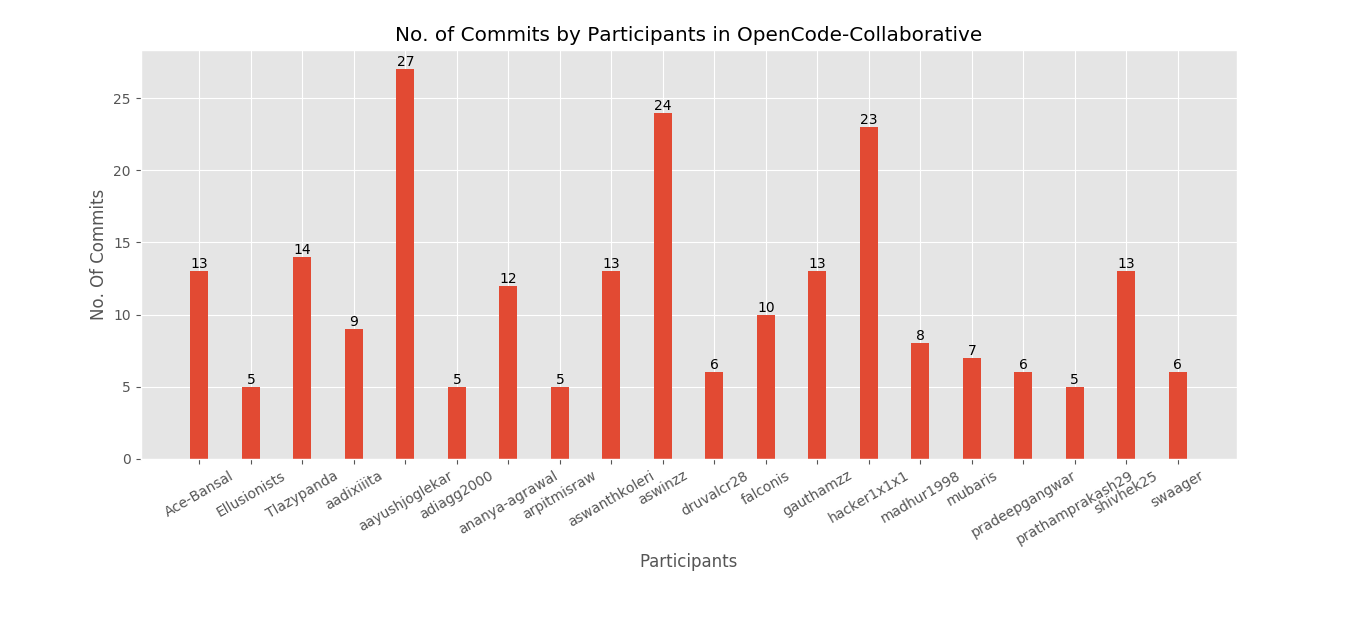

This chart was generated by the following Python code:
import requests, json
import matplotlib.pyplot as plt

token = 'c165507103883200aea2b06f1adba2adb84f27a1'

doc = requests.get('https://api.github.com/repos/opencode18/OpenCode-Collaborative/stats/contributors?access_token=' + token)
docDict = json.loads(doc.content)

name = []
commits = []
deletions = []
additions = []

for i in range(100):
    name.append(docDict[i]['author']['login'])
    commits.append(docDict[i]['total'])
    add = 0
    deletion = 0
    for j in range(5):
        x = docDict[i]['weeks'][j]['a']
        y = docDict[i]['weeks'][j]['d']
        add += x
        deletion += y
    deletions.append(deletion)
    additions.append(add)

name = name[80:100]
commits = commits[80:100]

plt.style.use('ggplot')

fig, ax = plt.subplots()

ax.set_xlabel('Participants')
plt.xticks(rotation=30)
ax.set_ylabel('No. Of Commits')
ax.set_title('No. of Commits by Participants in OpenCode-Collaborative')

rects = ax.bar(name, commits, width=0.35)

def autolabel(rects):
    for rect in rects:
        height = rect.get_height()
        ax.text(rect.get_x() + rect.get_width()/2., 1*height,
                '%d' % int(height),
                ha='center', va='bottom')
autolabel(rects)
fig.tight_layout()
plt.show()
